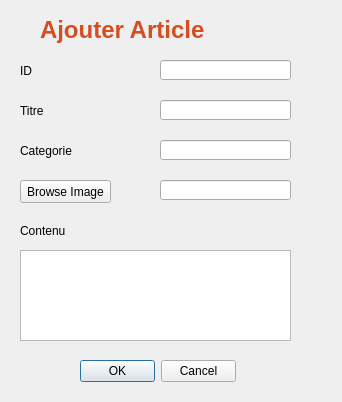
<?xml version="1.0" encoding="UTF-8"?>
<ui version="4.0">
 <class>add_article</class>
 <widget class="QDialog" name="add_article">
  <property name="geometry">
   <rect>
    <x>0</x>
    <y>0</y>
    <width>342</width>
    <height>402</height>
   </rect>
  </property>
  <property name="windowTitle">
   <string>Dialog</string>
  </property>
  <widget class="QLineEdit" name="id">
   <property name="geometry">
    <rect>
     <x>160</x>
     <y>60</y>
     <width>131</width>
     <height>20</height>
    </rect>
   </property>
  </widget>
  <widget class="QLineEdit" name="titre">
   <property name="geometry">
    <rect>
     <x>160</x>
     <y>100</y>
     <width>131</width>
     <height>20</height>
    </rect>
   </property>
  </widget>
  <widget class="QLabel" name="label_3">
   <property name="geometry">
    <rect>
     <x>20</x>
     <y>140</y>
     <width>121</width>
     <height>21</height>
    </rect>
   </property>
   <property name="text">
    <string>Categorie</string>
   </property>
  </widget>
  <widget class="QDialogButtonBox" name="buttonBox">
   <property name="geometry">
    <rect>
     <x>80</x>
     <y>360</y>
     <width>156</width>
     <height>23</height>
    </rect>
   </property>
   <property name="standardButtons">
    <set>QDialogButtonBox::Cancel|QDialogButtonBox::Ok</set>
   </property>
  </widget>
  <widget class="QLabel" name="label_4">
   <property name="geometry">
    <rect>
     <x>20</x>
     <y>220</y>
     <width>121</width>
     <height>21</height>
    </rect>
   </property>
   <property name="text">
    <string>Contenu</string>
   </property>
  </widget>
  <widget class="QLabel" name="label_7">
   <property name="geometry">
    <rect>
     <x>40</x>
     <y>10</y>
     <width>221</width>
     <height>41</height>
    </rect>
   </property>
   <property name="text">
    <string>&lt;html&gt;&lt;head/&gt;&lt;body&gt;&lt;p&gt;&lt;span style=&quot; font-size:18pt; font-weight:600; color:#d54e21;&quot;&gt;Ajouter Article&lt;/span&gt;&lt;/p&gt;&lt;/body&gt;&lt;/html&gt;</string>
   </property>
  </widget>
  <widget class="QLabel" name="label">
   <property name="geometry">
    <rect>
     <x>20</x>
     <y>60</y>
     <width>121</width>
     <height>21</height>
    </rect>
   </property>
   <property name="text">
    <string>ID</string>
   </property>
  </widget>
  <widget class="QLabel" name="label_2">
   <property name="geometry">
    <rect>
     <x>20</x>
     <y>100</y>
     <width>121</width>
     <height>21</height>
    </rect>
   </property>
   <property name="text">
    <string>Titre</string>
   </property>
  </widget>
  <widget class="QLineEdit" name="categorie">
   <property name="geometry">
    <rect>
     <x>160</x>
     <y>140</y>
     <width>131</width>
     <height>20</height>
    </rect>
   </property>
  </widget>
  <widget class="QTextEdit" name="contenu">
   <property name="geometry">
    <rect>
     <x>20</x>
     <y>250</y>
     <width>271</width>
     <height>91</height>
    </rect>
   </property>
  </widget>
  <widget class="QLineEdit" name="image">
   <property name="geometry">
    <rect>
     <x>160</x>
     <y>180</y>
     <width>131</width>
     <height>20</height>
    </rect>
   </property>
  </widget>
  <widget class="QPushButton" name="Browseimage">
   <property name="geometry">
    <rect>
     <x>20</x>
     <y>180</y>
     <width>91</width>
     <height>23</height>
    </rect>
   </property>
   <property name="text">
    <string>Browse Image</string>
   </property>
  </widget>
 </widget>
 <resources/>
 <connections/>
</ui>
